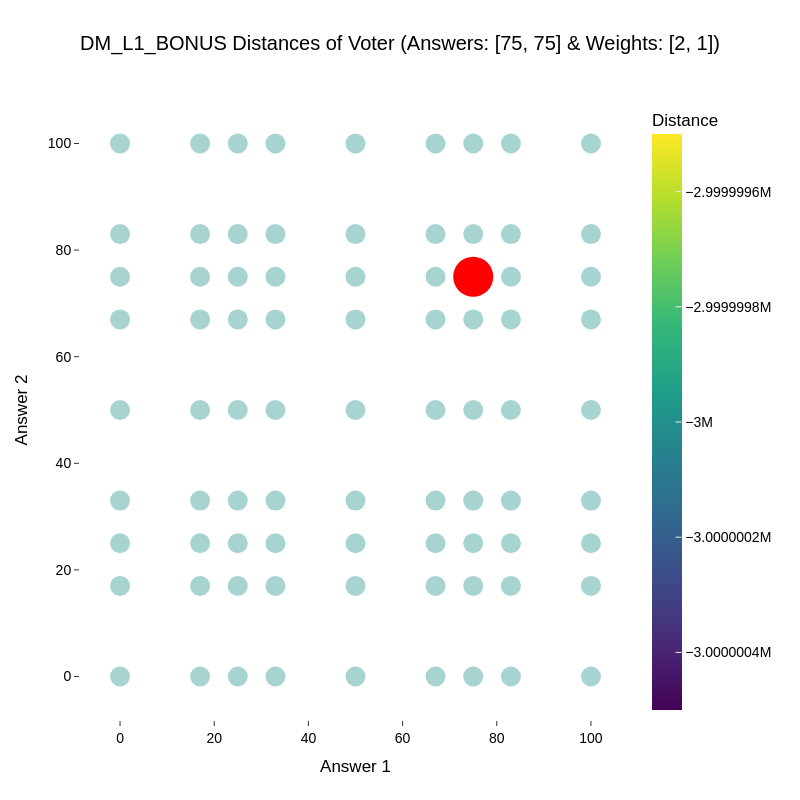

The code cell stored with this chart in its notebook:
### Code cell
distance_method = 'DM_L1_BONUS'
resolution = 100
x_values = np.linspace(0, 100, resolution)
y_values = np.linspace(0, 100, resolution)
points = np.stack(np.meshgrid(x_values, y_values), axis=-1).reshape(-1, 2)
origin_point = np.array([75, 75])
origin_weights = np.array([2, 1])
max_dist = np.sqrt(((100*origin_weights)**2).sum())
# use actual answer possibilities for grid
points = np.stack(np.meshgrid(ANSWER_POSSIBILITIES, ANSWER_POSSIBILITIES), axis=-1).reshape(-1, 2)

rng = np.random.default_rng(seed=0)
covariance_matrix = np.array(
    [
        [160, -150], 
        [-150, 160]
    ]
)
samples = rng.multivariate_normal(mean=[50, 50], cov=covariance_matrix, size=300)

#distances = np.array([scipy.spatial.distance.mahalanobis(np.zeros(2), point, VI=np.linalg.inv(np.cov(samples, rowvar=False))) for point in points])
#distances = np.array([calculate_distances(np.zeros_like(point), point, distance_method=distance_method, inv_covariance_matrix=np.linalg.inv(np.cov(samples, rowvar=False))) for point in points]).ravel()
distances = np.array([calculate_distances(origin_point, point, origin_weights, distance_method=distance_method, inv_covariance_matrix=np.linalg.inv(np.cov(samples, rowvar=False)), question_type2idx={4: [], 5: [], 7: [0, 1]}) for point in points]).ravel()

df_display = pd.DataFrame({'x': points[:, 0], 'y': points[:, 1], 'Distance': distances})
df_display['Matching'] = 100*(1-(df_display['Distance']/max_dist))
df_display_sample = pd.DataFrame({'x': samples[:, 0], 'y': samples[:, 1]})

marker_size = 20
# add grid points and color them by their distance from origin_point
fig = px.scatter(df_display, x='x', y='y', color='Distance', opacity=0.4, title=f'{distance_method} Distances of Voter (Answers: {origin_point.tolist()} & Weights: {origin_weights.tolist()})', color_continuous_scale='viridis').update_traces(marker=dict(size=marker_size))

# add samples
#fig.add_traces(px.scatter(df_display_sample, x='x', y='y', color_discrete_sequence=['black']).data)

# add origin_point as red marker
fig.add_trace(go.Scatter(
        x=[origin_point[0]],
        y=[origin_point[1]],
        mode='markers',
        marker=dict(
            size=2*marker_size,
            color='red',
            opacity=1,
            symbol='circle'
        ),
        name='Origin Point',
    ))
fig.update_traces(showlegend=False)

fig.update_layout(
    xaxis_title='Answer 1', 
    yaxis_title='Answer 2', 
    height=800, 
    width=800,
    #title='L1 (Manhattan) Distances',
    template='ggplot2',
    plot_bgcolor='white',
    font=dict(
            family="Helvetica",  # Set the font family (optional)
            size=14,        # Set the font size for all text elements
            color="black"   # Set the font color (optional)
        )
)
fig.show()

### Figure 1 — Plotly figure (JSON) as saved in the notebook; plotly's stock layout.template omitted (floating-point values rounded to 4 significant figures)
{"data": [{"hovertemplate": "x=%{x}<br>y=%{y}<br>Distance=%{marker.color}<extra></extra>", "legendgroup": "", "marker": {"color": [-3000000, -3000000, -3000000, -3000000, -3000000, -3000000, -3000000, -3000000, -3000000, -3000000, -3000000, -3000000, -3000000, -3000000, -3000000, -3000000, -3000000, -3000000, -3000000, -3000000, -3000000, -3000000, -3000000, -3000000, -3000000, -3000000, -3000000, -3000000, -3000000, -3000000, -3000000, -3000000, -3000000, -3000000, -3000000, -3000000, -3000000, -3000000, -3000000, -3000000, -3000000, -3000000, -3000000, -3000000, -3000000, -3000000, -3000000, -3000000, -3000000, -3000000, -3000000, -3000000, -3000000, -3000000, -3000000, -3000000, -3000000, -3000000, -3000000, -3000000, -3000000, -3000000, -3000000, -3000000, -3000000, -3000000, -3000000, -3000000, -3000000, -3000000, -3000000, -3000000, -3000000, -3000000, -3000000, -3000000, -3000000, -3000000, -3000000, -3000000, -3000000], "coloraxis": "coloraxis", "opacity": 0.4, "size": 20, "symbol": "circle"}, "mode": "markers", "name": "", "orientation": "v", "showlegend": false, "type": "scatter", "x": [0, 17, 25, 33, 50, 67, 75, 83, 100, 0, 17, 25, 33, 50, 67, 75, 83, 100, 0, 17, 25, 33, 50, 67, 75, 83, 100, 0, 17, 25, 33, 50, 67, 75, 83, 100, 0, 17, 25, 33, 50, 67, 75, 83, 100, 0, 17, 25, 33, 50, 67, 75, 83, 100, 0, 17, 25, 33, 50, 67, 75, 83, 100, 0, 17, 25, 33, 50, 67, 75, 83, 100, 0, 17, 25, 33, 50, 67, 75, 83, 100], "xaxis": "x", "y": [0, 0, 0, 0, 0, 0, 0, 0, 0, 17, 17, 17, 17, 17, 17, 17, 17, 17, 25, 25, 25, 25, 25, 25, 25, 25, 25, 33, 33, 33, 33, 33, 33, 33, 33, 33, 50, 50, 50, 50, 50, 50, 50, 50, 50, 67, 67, 67, 67, 67, 67, 67, 67, 67, 75, 75, 75, 75, 75, 75, 75, 75, 75, 83, 83, 83, 83, 83, 83, 83, 83, 83, 100, 100, 100, 100, 100, 100, 100, 100, 100], "yaxis": "y"}, {"marker": {"color": "red", "opacity": 1, "size": 40, "symbol": "circle"}, "mode": "markers", "name": "Origin Point", "showlegend": false, "type": "scatter", "x": [75], "y": [75]}], "layout": {"coloraxis": {"colorbar": {"title": {"text": "Distance"}}, "colorscale": [[0, "#440154"], [0.1111, "#482878"], [0.2222, "#3e4989"], [0.3333, "#31688e"], [0.4444, "#26828e"], [0.5556, "#1f9e89"], [0.6667, "#35b779"], [0.7778, "#6ece58"], [0.8889, "#b5de2b"], [1, "#fde725"]]}, "font": {"color": "black", "family": "Helvetica", "size": 14}, "height": 800, "legend": {"tracegroupgap": 0}, "plot_bgcolor": "white", "title": {"text": "DM_L1_BONUS Distances of Voter (Answers: [75, 75] & Weights: [2, 1])"}, "width": 800, "xaxis": {"anchor": "y", "autorange": true, "domain": [0, 1], "range": [-8.505, 108.5], "title": {"text": "Answer 1"}, "type": "linear"}, "yaxis": {"anchor": "x", "autorange": true, "domain": [0, 1], "range": [-8.161, 108.2], "title": {"text": "Answer 2"}, "type": "linear"}}}
